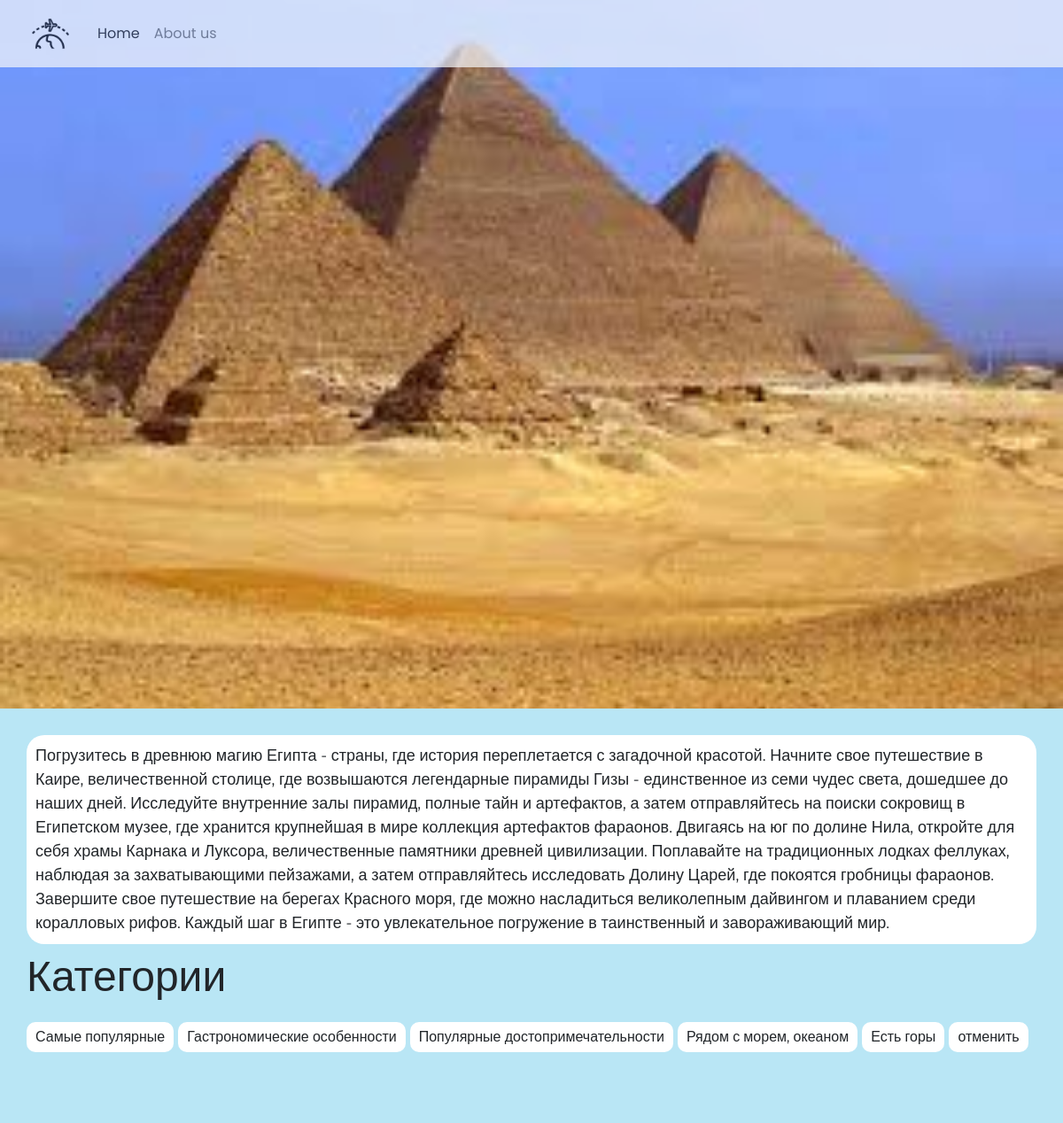
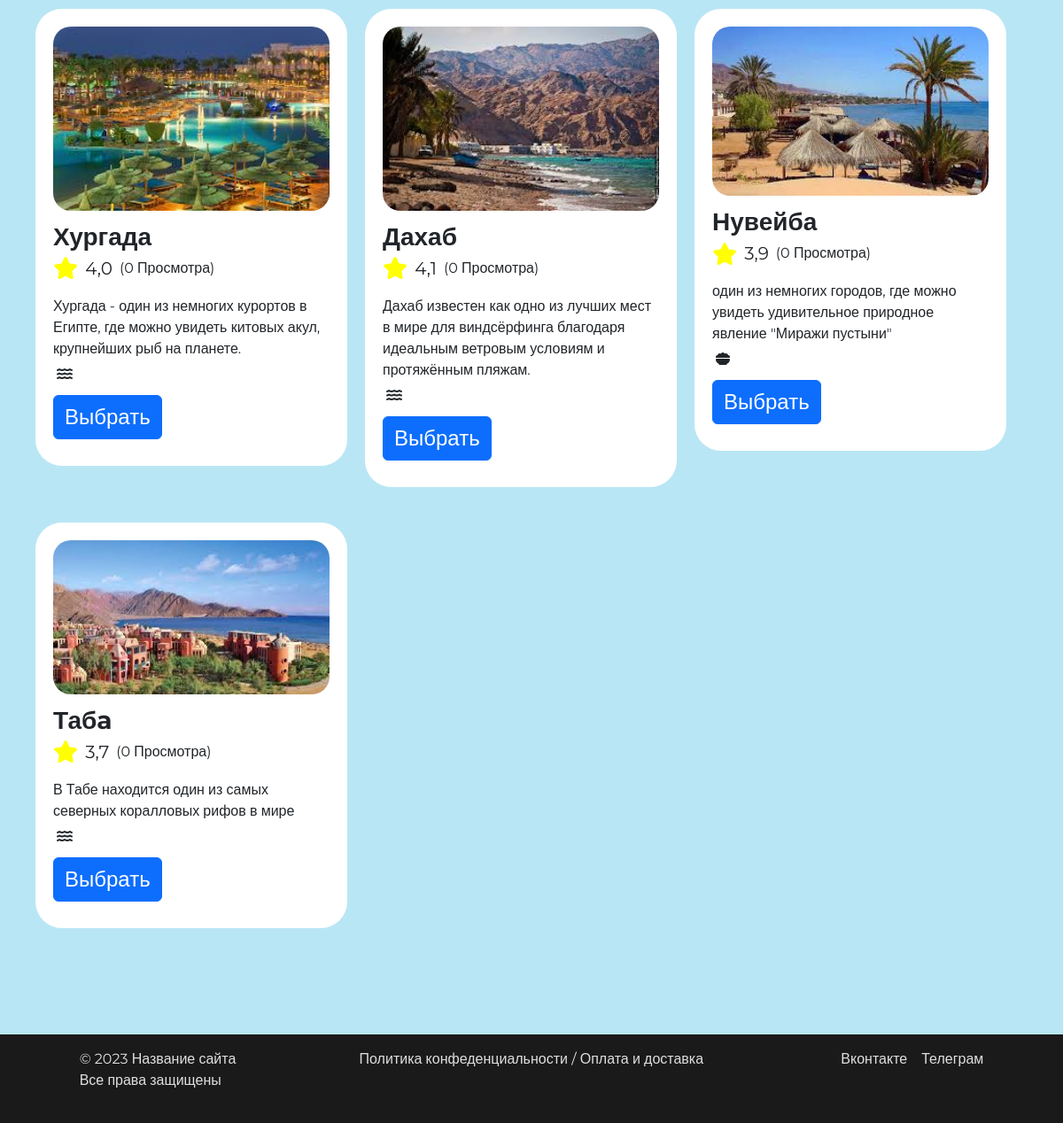
/tours/3, run on the app's committed database (2 pictures, top to bottom).
### main/models.py (models this page shows, shortened)
class Country(models.Model):
    name = models.CharField(max_length=70)
    short_desc = models.TextField()
    full_desc = models.TextField()
    image_name = models.CharField(max_length=100)
    rating = models.FloatField()
    category = models.ManyToManyField(Category)

class Category(models.Model):
    name = models.CharField(max_length=50)
    slug = models.CharField(max_length=70)
    icon_url = models.CharField(max_length=30)

class Tour(models.Model):
    name = models.CharField(max_length=150)
    short_desc = models.TextField()
    full_desc = models.TextField()
    image_name = models.CharField(max_length=100)
    rating = models.FloatField()
    views = models.IntegerField()
    country = models.ForeignKey(Country, on_delete = models.CASCADE)
    category = models.ManyToManyField(Category)

### main/views.py (the view)
# urls.py: path('tours/<int:pk>', views.ToursView.as_view(), name='tours'),
class ToursView(DetailView):
    model = Country
    template_name = 'tours.html'
    context_object_name = 'country'
    def get_context_data(self, **kwargs):
        context = super().get_context_data(**kwargs)
        context['tours'] = Tour.objects.filter(country=self.object)
        context['category'] = Category.objects.all()
        return context

### main/templates/tours.html (shortened to what this page needs)
{% extends "base.html" %}
{% load static %}
{% block header_img %}
    <img src="{% static "/img/country/" %}{{country.image_name}}.jpg" alt="">
{% endblock  %}
{% block content %}
    <main>
        <div class="full_desc">
            {{country.full_desc}}
        </div>
        {% include "filter.html" with category=category %}
        <div class="content container-fluid row">
            {% for tour in tours %}
                <div class="tour_card_content col-lg-4 col-md-6">
                    <div class="tour_card" data-categories="{% for item in tour.category.all %}{{ item.slug }} {% endfor %}">
                        <div class="img_block mb-2">
                            <img src="{% static "/img/tour/" %}{{tour.image_name}}.jpg" alt="{{tour.image_name}}">
                        </div>
                        <div class="info_block">
                            <div class="name">{{tour.name}}</div>
                            <div class="grade_block mb-3">
                                <i class="fa-solid fa-star me-2" style="color: yellow; font-size: 25px;"></i>
                                <div class="grade me-2" style="font-size: 20px;">{{tour.rating}}</div>
                                <div class="views">({{tour.views}} Просмотра)</div>
                            </div>
                            <div class="desc mb-2">{{tour.short_desc}}</div>
                            <div class="categories d-flex ps-0 mb-3">
                                {% for item in tour.category.all %}
                                    <i class="fa-solid fa-{{item.icon_url}} mx-1"></i>
                                {% endfor %}
                            </div>
                            <a class="btn btn-primary" href={% url "tour" tour.id %} >Выбрать</a>
                        </div>
                    </div>
                </div>
            {% endfor %}
        </div>
    </main>
{% endblock  %}

### main/templates/filter.html
{% block filter %}
<div class="filter">
    <p>Категории</p>
    <ul id="categoryList">
        {% for item in category %}
            <li data-category="{{ item.slug }}">{{item.name}}</li>
        {% endfor %}
    </ul>
</div>
{% endblock  %}

### main/static/styles/style.css (style rules this page uses)
li { list-style: none; }
html, body { width: 100%; height: 100%; box-sizing: border-box; }
header img { position: absolute; top: 0; left: 0; width: 100%; height: 100%; object-fit: cover; z-index: -1; }
main { padding: 30px; padding-bottom: 100px; background-color: rgb(185, 230, 245); font-family: "Montserrat", sans-serif; }
main .filter { margin-bottom: 60px; }
main .filter p { font-size: bold; font-size: 48px; }
main .filter ul { display: flex; padding-left: 0; flex-wrap: wrap; }
main .filter ul li { background-color: white; padding: 5px 10px; border-radius: 10px; width: fit-content; margin-right: 5px; margin-bottom: 10px; }
main .full_desc { background-color: white; padding: 10px; border-radius: 20px; font-size: 18px; }
main .tour_card_content { padding: 20px 10px; }
main .tour_card_content .tour_card { width: 100%; background-color: white; border-radius: 30px; padding: 20px; box-sizing: border-box; }
main .tour_card_content .tour_card .img_block { width: 100%; overflow: hidden; box-sizing: border-box; border-radius: 20px; height: fit-content; }
main .tour_card_content .tour_card .img_block img { width: 100%; }
main .tour_card_content .tour_card .info_block .name { font-size: 28px; font-weight: bold; word-wrap: break-word; }
main .tour_card_content .tour_card .info_block .grade_block { display: flex; align-items: center; }
main .tour_card_content .tour_card .info_block .btn { margin: auto auto 10px auto; font-size: 24px; cursor: pointer; }

### data on the page
Country: image_name (picture), full_desc "Погрузитесь в древнюю магию Египта - страны, где история переплетается с загадочной красотой. Начните свое путешествие в Каире, величественной столице, где возвышаются легендарные пирамиды Гизы - единственное из семи чудес света, дошедшее до наших дней. Исследуйте внутренние залы пирамид, полные тайн и артефактов, а затем отправляйтесь на поиски сокровищ в Египетском музее, где хранится крупнейшая в мире коллекция артефактов фараонов. Двигаясь на юг по долине Нила, откройте для себя храмы Карнака и Луксора, величественные памятники древней цивилизации. Поплавайте на традиционных лодках феллуках, наблюдая за захватывающими пейзажами, а затем отправляйтесь исследовать Долину Царей, где…"
Category: name "Самые популярные"
Category: name "Гастрономические особенности"
Category: name "Популярные достопримечательности"
Category: name "Рядом с морем, океаном"
Category: name "Есть горы"
Category: name "отменить"
Tour: image_name (picture), name "Хургада", rating "4,0", views "0", short_desc "Хургада - один из немногих курортов в Египте, где можно увидеть китовых акул, крупнейших рыб на планете."
Tour: image_name (picture), name "Дахаб", rating "4,1", views "0", short_desc "Дахаб известен как одно из лучших мест в мире для виндсёрфинга благодаря идеальным ветровым условиям и протяжённым пляжам."
Tour: image_name (picture), name "Нувейба", rating "3,9", views "0", short_desc "один из немногих городов, где можно увидеть удивительное природное явление \"Миражи пустыни\""
Tour: image_name (picture), name "Табa", rating "3,7", views "0", short_desc "В Табе находится один из самых северных коралловых рифов в мире"
